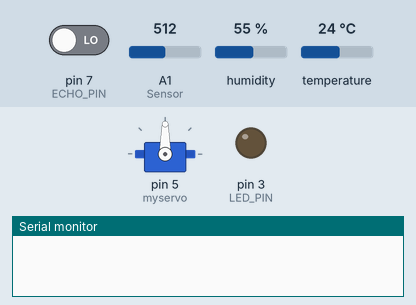
A sketch run on a simulated Arduino Uno, built with avr-gcc and run on an emulated ATmega328P. On the bench: servo, output pins drawn as LEDs (lit = HIGH), the last lines printed to the serial monitor. Inputs (shaded band) come from the test bench; at power-on: humidity 55 %, pin 7 (ECHO_PIN) LOW, A1 (Sensor) = 512, temperature 24 °C. Pins used as bus, display or sensor lines are not drawn.

Above: at 1.2 s.
1.3 s: humidity set to 63 %
3.5 s: humidity set to 66 %
At 6.2 s:
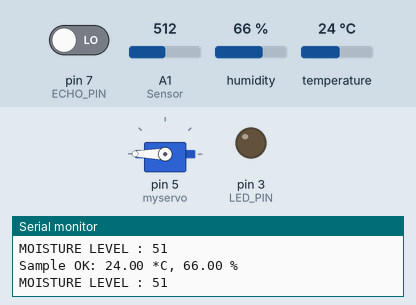
6.5 s: humidity set to 22 %
At 8.6 s:
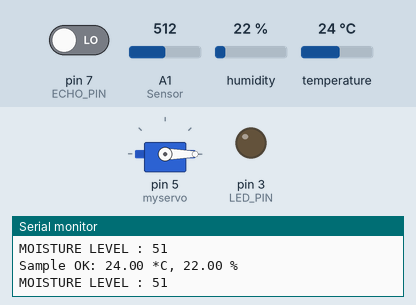
9.6 s: humidity set to 68 %
At 12.2 s:
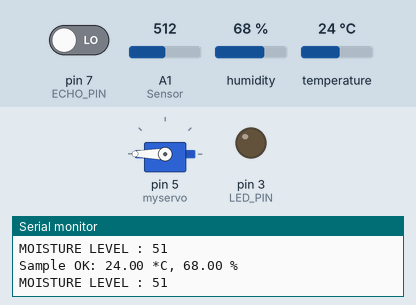
Timing chart, 0 to 13.6 s (numbered marks = the images above; inputs shaded):
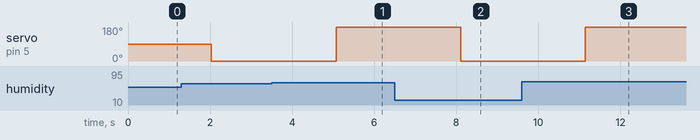

The sketch:

Code_self-sorting_dustbin.ino
```cpp
#include "dht.h"
int pos;
#include<Servo.h>
Servo myservo;
#define dht_apin A0
 dht DHT;
 const int TRIG_PIN = 6; // Arduino pin connected to Ultrasonic Sensor's TRIG pin
const int ECHO_PIN = 7; // Arduino pin connected to Ultrasonic Sensor's ECHO pin
const int LED_PIN  = 3; // Arduino pin connected to LED's pin
const int DISTANCE_THRESHOLD = 10;
float duration_us, distance_cm;

int WET= 3;
int DRY= 2;
int Sensor= 1; // Soil Sensor input at Analog PIN A1
int value= 0;
void setup() {
myservo.attach(5);
 Serial.begin(9600);
  pinMode(TRIG_PIN, OUTPUT); // set arduino pin to output mode`
  pinMode(ECHO_PIN, INPUT);  // set arduino pin to input mode
  pinMode(LED_PIN, OUTPUT); }
 void loop() {
   digitalWrite(TRIG_PIN, HIGH);
  delayMicroseconds(10000);
  digitalWrite(TRIG_PIN, LOW);
   duration_us = pulseIn(ECHO_PIN, HIGH);
   delay(1000);
  // calculate the distance
  distance_cm = 0.017 * duration_us;
 DHT.read11(dht_apin);


Serial.print("Sample OK: ");
Serial.print(DHT.temperature);
Serial.print(" *C, ");
Serial.print(DHT.humidity);
 Serial.println(" %");
 Serial.print("MOISTURE LEVEL : ");
  value= analogRead(Sensor);
  value= value/10;
  Serial.println(value);
if ((DHT.humidity <= 64)&&(distance_cm < DISTANCE_THRESHOLD))
//change the humidity reading according to the current humidity readings
{
myservo.write(0);
}
 else if((DHT.humidity >= 65)&&(distance_cm < DISTANCE_THRESHOLD))
 //change the humidity readings according to the current humidity+2
 {

myservo.write(180);

 }
 else
 {
myservo.write(90); }
delay(1000);
 }
```

Measured:
- the behaviour switches between 64 and 65 % on humidity (found by bisection; images 0 and 1)
- after the input at 3.5 s, servo on pin 5 (myservo): 0° → 180° after 1.6 s
- after the input at 6.5 s, servo on pin 5 (myservo): 180° → 0° after 1.6 s
- after the input at 9.6 s, servo on pin 5 (myservo): 0° → 180° after 1.5 s
